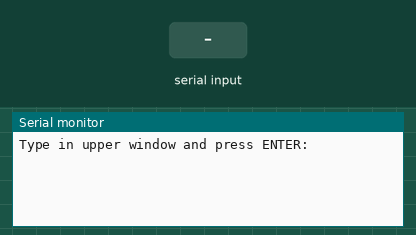
Recording of a sketch running on a simulated Arduino Uno, built with avr-gcc and run on an emulated ATmega328P. Shown: the last lines printed to the serial monitor. The inputs (shaded band) are chosen by the test bench.

Above: at 6.2 s.
6.3 s: "A\n" received over Serial
At 6.8 s:
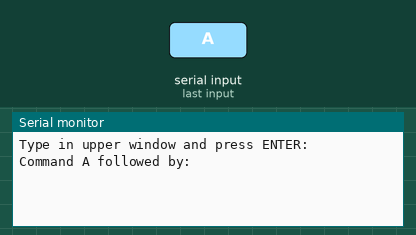
7.8 s: "B\n" received over Serial
At 9.0 s:
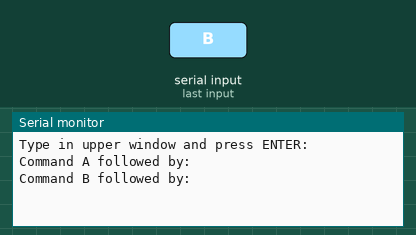
9.3 s: "1\n" received over Serial
At 10.3 s:
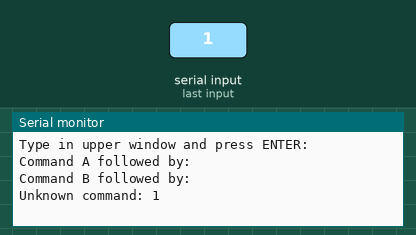

The sketch:

SerialParse.ino
```cpp
/*
  Serial Parse

  1. Serial.readStringUntil(terminator) will return if it encounters the given
     terminator character. If no terminator characters is received,
     Serial.readStringUntil(terminator) will return after the timeout set by
     Serial.setTimeout(). If Serial.setTimeout() is not called in the code,
     the default timeout is 1000ms.

  2. If the terminator character was found, Serial.readStringUntil(terminator)
     will return all characters except the terminator character. On the
     contrary, if Serial.readStringUntil(terminator) timed-out, all received
     character are returned.

  3. When Serial.readStringUntil(terminator) returns, all characters are
     discarded from the serial buffer including the terminator character if
     one was sent.

  Note: the timeout resets as soon as a character is received. Therefore,
        the sender can wait up to the configured timeout between sent
        characters. To verify this, use a serial terminal that sends the
        characters as you type them. Remember that the Arduino Serial Monitor
        sends all characters at once when you press ENTER.
*/

void doSerialRead()
{
  String msg;
  msg = Serial.readStringUntil('\n'); // function removes '\n' from serial buffer and does not return a '\n'
  msg.trim();                         // remove CR if terminal is sending one
  if (msg.length() == 0)              // if just pressing ENTER
    Serial.println("Just pressed ENTER");
  else
  {
    switch (toupper(msg[0]))
    {
      case 'A':
        msg.remove(0, 1);               // remove 'A' char
        msg.trim();                     // trim whitespaces
        Serial.print("Command A followed by: ");
        Serial.println(msg);
        break;

      case 'B':
        msg.remove(0, 1);               // remove 'B' char
        msg.trim();                     // trim whitespaces
        Serial.print("Command B followed by: ");
        Serial.println(msg);
        break;

      default:
        Serial.print("Unknown command: ");
        Serial.println(msg);
        break;
    }
  }
}

void setup()
{
  // Init Serial (leave Serial Monitor open to see all messages)
  Serial.begin(9600); delay(5000); // wait 5s that Serial is ready
  Serial.println("Type in upper window and press ENTER:");

  // Set timeout to 5s
  Serial.setTimeout(5000); // defaults to 1s
}

void loop()
{
  if (Serial.available())
    doSerialRead();
}
```

Measured:
- after the input at 6.3 s, the serial monitor: prints a new line at once (image 1)
- after the input at 7.8 s, the serial monitor: prints a new line at once (image 2)
- after the input at 9.3 s, the serial monitor: prints a new line at once (image 3)
